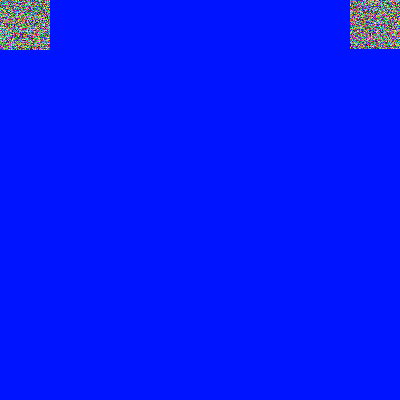
Frame 1 (no input)
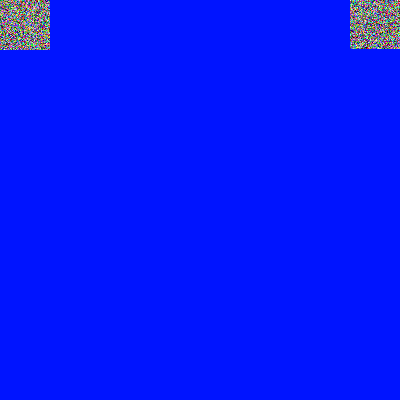
Frame 60 (no input)
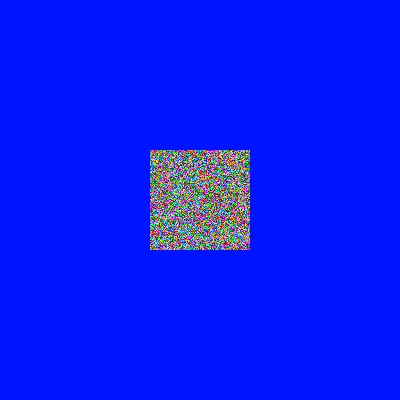
Frame 120 (the mouse pressed at the canvas centre since frame 60)

The p5.js sketch that drew these frames (run headless with seeded random() and noise() and a simulated clock; from frame 60 on, the mouse is pressed at the canvas centre):

// p5.js sketch
// ── sketch.js
let indice;

function setup(){
  createCanvas(400,400);
  pixelDensity(1);
}

function draw(){
  background(0,20,255);
  loadPixels();
  for(let x=mouseX-50; x<mouseX+50; x++){
    for(let y=mouseY-50; y<mouseY+50; y++){
      indice = (y*width+x)*4;
      pixels[indice]=random(255);
      pixels[indice+1]=random(255);
      pixels[indice+2]=random(255);
      pixels[indice+3]=255;
    }
  }
  updatePixels();
}
